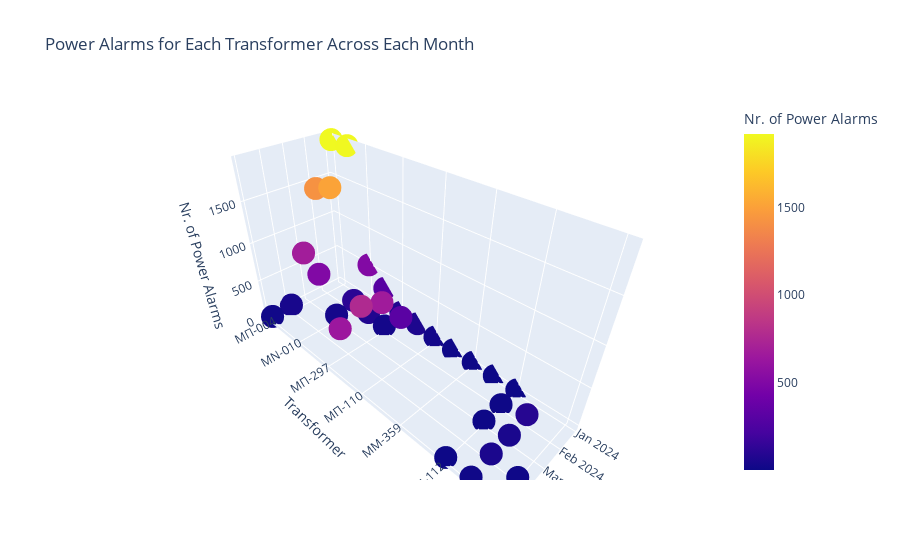

Here is the notebook cell this chart was saved with:
### Code cell
fig = px.scatter_3d(df, x='month', y='Transformer', z='Nr. of power alarms',
                    title='Power Alarms for Each Transformer Across Each Month',
                    labels={'month': 'Month', 'Transformer': 'Transformer', 'Nr. of power alarms': 'Nr. of Power Alarms'},
                    color='Nr. of power alarms')

fig.show()

### Figure 1 — Plotly figure (JSON) as saved in the notebook; plotly's stock layout.template omitted (floating-point values rounded to 4 significant figures)
{"data": [{"hovertemplate": "Month=%{x}<br>Transformer=%{y}<br>Nr. of Power Alarms=%{marker.color}<extra></extra>", "legendgroup": "", "marker": {"color": [1920, 1915, 511, 297, 76, 61, 24, 7, 5, 2, 1, 75, 313, 113, 1422, 1514, 94, 5, 27, 680, 665, 502, 50, 36, 3, 766, 52, 41, 8, 643, 15, 13, 1], "coloraxis": "coloraxis", "symbol": "circle"}, "mode": "markers", "name": "", "scene": "scene", "showlegend": false, "type": "scatter3d", "x": ["Jan 2024", "Jan 2024", "Jan 2024", "Jan 2024", "Jan 2024", "Jan 2024", "Jan 2024", "Jan 2024", "Jan 2024", "Jan 2024", "Jan 2024", "Feb 2024", "Feb 2024", "Feb 2024", "Feb 2024", "Feb 2024", "Feb 2024", "Feb 2024", "Feb 2024", "Mar 2024", "Mar 2024", "Mar 2024", "Mar 2024", "Mar 2024", "Mar 2024", "Apr 2024", "Apr 2024", "Apr 2024", "Apr 2024", "May 2024", "May 2024", "May 2024", "May 2024"], "y": ["ΜΠ-004", "ΜΠ-013", "ΜΝ-010", "MM-185", "ΜΠ-297", "ΜΜ-423", "ΜΠ-110", "ΜΠ-046", "MM-359", "ΜΤ-055", "ΜΠ-112", "MM-185", "ΜΜ-423", "ΜΝ-010", "ΜΠ-004", "ΜΠ-013", "ΜΠ-017", "ΜΠ-112", "ΜΠ-297", "ΜΠ-004", "ΜΜ-423", "ΜΠ-013", "ΜΠ-017", "ΜΝ-010", "ΜΠ-112", "ΜΜ-423", "ΜΠ-017", "ΜΠ-004", "ΜΡ-093", "ΜΜ-423", "ΜΠ-004", "ΜΠ-017", "ΜΠ-112"], "z": [1920, 1915, 511, 297, 76, 61, 24, 7, 5, 2, 1, 75, 313, 113, 1422, 1514, 94, 5, 27, 680, 665, 502, 50, 36, 3, 766, 52, 41, 8, 643, 15, 13, 1]}], "layout": {"coloraxis": {"colorbar": {"title": {"text": "Nr. of Power Alarms"}}, "colorscale": [[0, "#0d0887"], [0.1111, "#46039f"], [0.2222, "#7201a8"], [0.3333, "#9c179e"], [0.4444, "#bd3786"], [0.5556, "#d8576b"], [0.6667, "#ed7953"], [0.7778, "#fb9f3a"], [0.8889, "#fdca26"], [1, "#f0f921"]]}, "legend": {"tracegroupgap": 0}, "scene": {"domain": {"x": [0, 1], "y": [0, 1]}, "xaxis": {"title": {"text": "Month"}}, "yaxis": {"title": {"text": "Transformer"}}, "zaxis": {"title": {"text": "Nr. of Power Alarms"}}}, "title": {"text": "Power Alarms for Each Transformer Across Each Month"}}}
